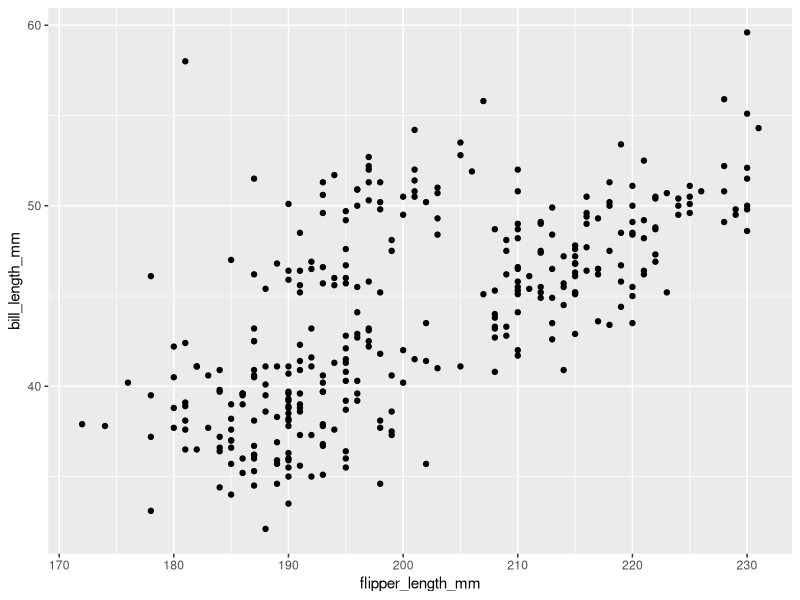
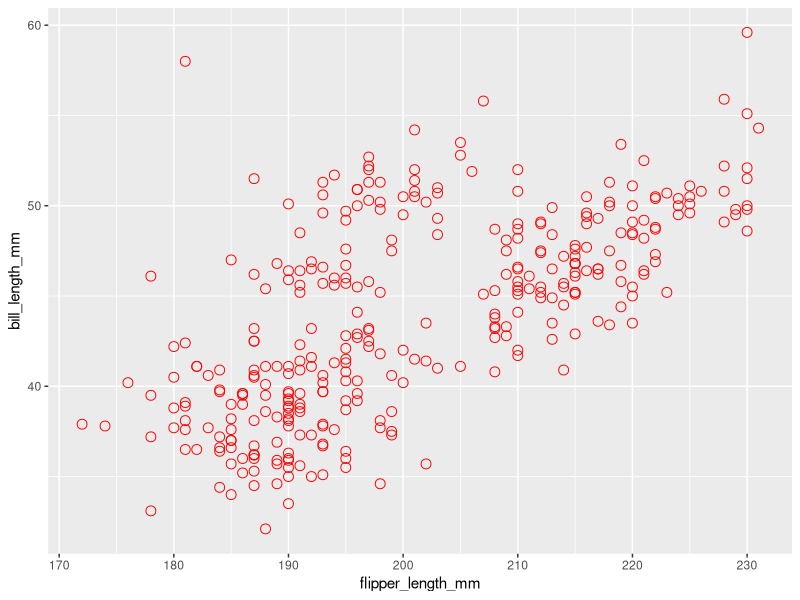
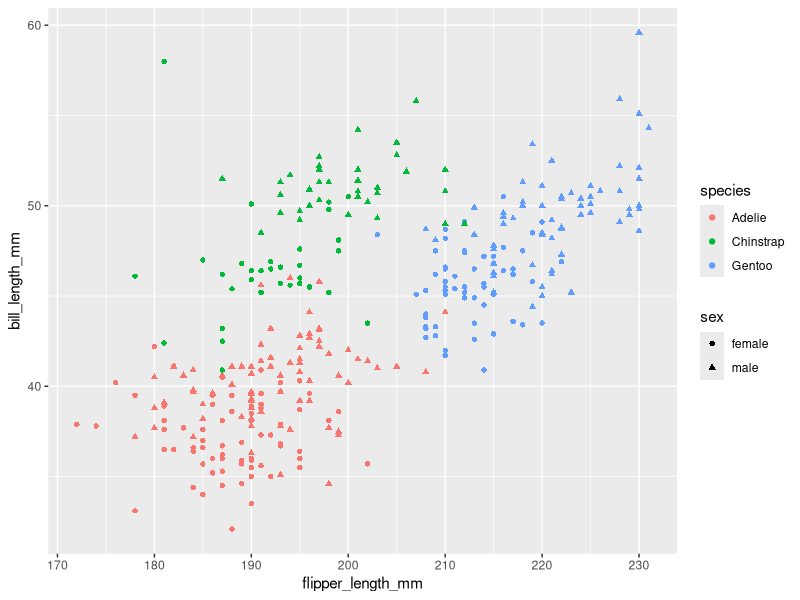
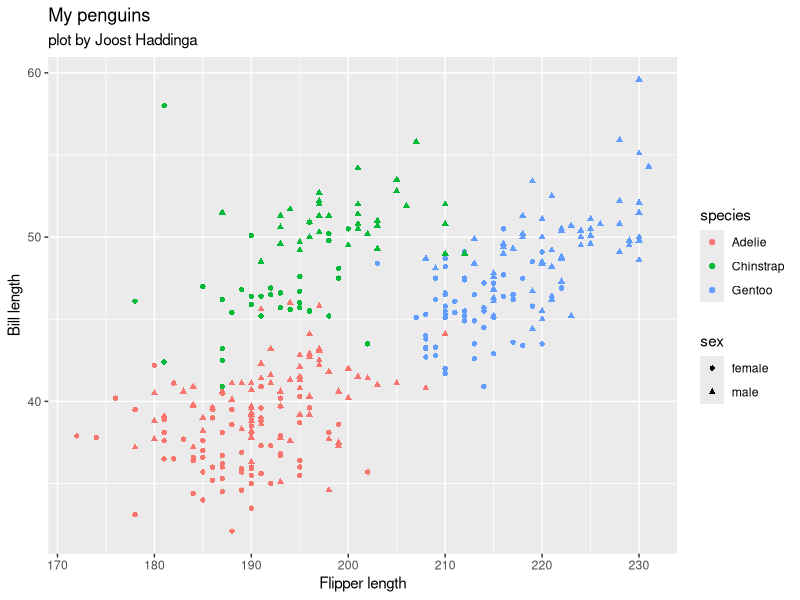
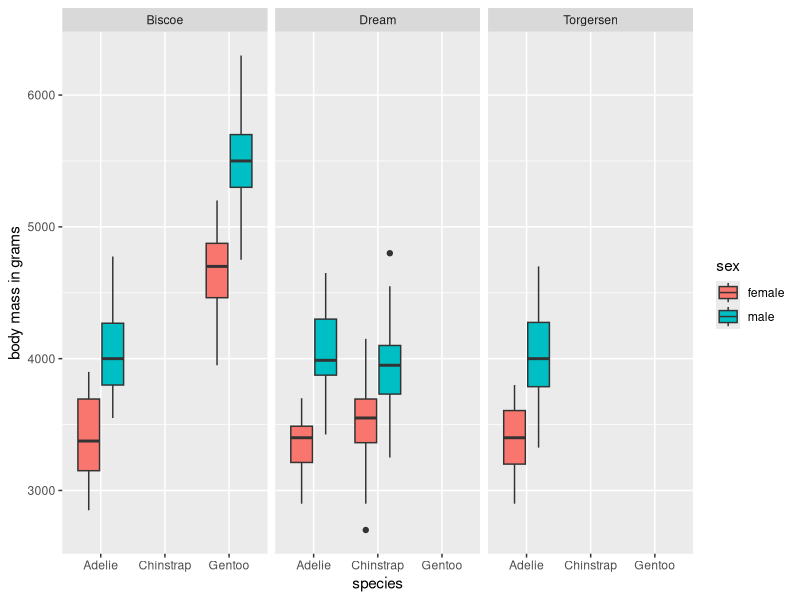
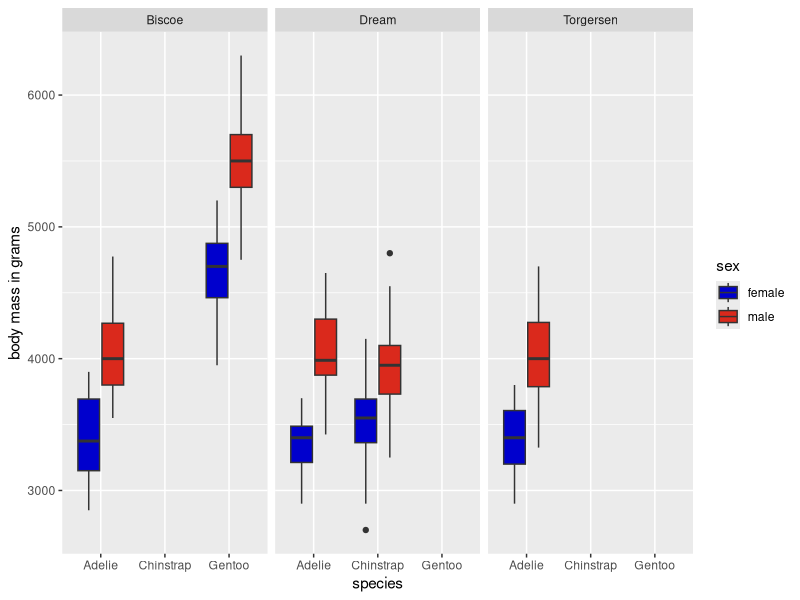

Generate these figures, in order, with R:
## ---- chunk 1
# Your code here
library(palmerpenguins)
library(tidyverse)

## ---- chunk 2

data("penguins")

## ---- chunk 3
summary(penguins)
## ---- chunk 4
# Your code here to explore the penguins dataset
?penguins
## ---- chunk 5

penguins <- penguins %>%
  na.omit
## ---- chunk 6
# Here your code
ggplot()+geom_point(data = penguins, aes(x=flipper_length_mm, y=bill_length_mm))
## ---- chunk 7

# Here your code
ggplot()+geom_point(data = penguins, aes(x=flipper_length_mm, y=bill_length_mm), color="red", size=3, shape=1)


## ---- chunk 8
# Here your code
ggplot()+geom_point(data = penguins, aes(x=flipper_length_mm, y=bill_length_mm, color=species, shape=sex))

## ---- chunk 9

# Here your code
ggplot()+geom_point(data = penguins, aes(x=flipper_length_mm, y=bill_length_mm, color=species, shape=sex))+labs(title="My penguins", subtitle="plot by Joost Haddinga")+xlab("Flipper length")+ylab("Bill length")
## ---- chunk 10
# Here your code
ggplot()+geom_boxplot(data=penguins, aes(x=species, y=body_mass_g, fill=sex))+ylab("body mass in grams")+facet_wrap(~island)

## ---- chunk 11
# Here your code
ggplot()+geom_boxplot(data=penguins, aes(x=species, y=body_mass_g, fill=sex))+ylab("body mass in grams")+facet_wrap(~island)+scale_fill_manual(values=c("#0000CD", "#DA291C"))


